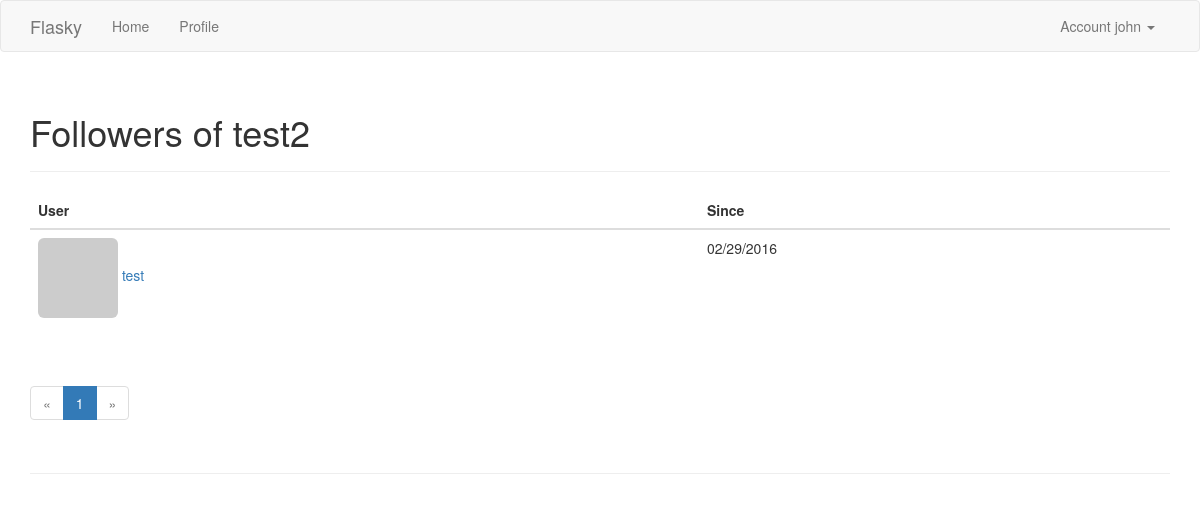
The app's page /follower/test2 (signed in) with its own data.
### app/models.py (models this page shows, shortened)
class User(UserMixin, db.Model):
    id = db.Column(db.Integer, primary_key=True)
    username = db.Column(db.String(64), unique=True, index=True)
    email = db.Column(db.String(64), unique=True, index=True)
    role_id = db.Column(db.Integer, db.ForeignKey('role.id'))
    password_hash = db.Column(db.String(128))
    confirmed = db.Column(db.Boolean, default=False)
    name = db.Column(db.String(64))
    location = db.Column(db.String(64))
    about_me = db.Column(db.Text)
    member_since = db.Column(db.DateTime, default=datetime.utcnow)
    last_seen = db.Column(db.DateTime, default=datetime.utcnow)
    avatar_hash = db.Column(db.String(32))
    posts = db.relationship('Post', backref='author', lazy='dynamic')
    followed = db.relationship('Follow', foreign_keys=[Follow.follower_id],
                               backref=db.backref('follower', lazy='joined'),
                               lazy='dynamic', cascade='all, delete-orphan')
    follower = db.relationship('Follow', foreign_keys=[Follow.followed_id],
                               backref=db.backref('followed', lazy='joined'),
                               lazy='dynamic', cascade='all, delete-orphan')
    @property
    def password(self):
        raise AttributeError('password is not a readable attribute')
    def ping(self):
        self.last_seen = datetime.utcnow()
        db.session.add(self)
    def gravatar(self, size=100, default='identicon', rating='g'):
        url = 'https://secure.gravatar.com/avatar' if request.is_secure else 'http://www.gravatar.com/avatar'
        hash = self.avatar_hash or hashlib.md5(self.email.encode('utf-8')).hexdigest()
        return '{url}/{hash}?s={size}&d={default}&r={rating}'.format(
                url=url, hash=hash, size=size, default=default, rating=rating)

class Follow(db.Model):
    follower_id = db.Column(db.Integer, db.ForeignKey('user.id'), primary_key=True)
    followed_id = db.Column(db.Integer, db.ForeignKey('user.id'), primary_key=True)
    timestamp = db.Column(db.DateTime, default=datetime.utcnow)

### app/main/views.py (the view)
@main.route('/follower/<username>')
@login_required
def follower(username):
    user = User.query.filter_by(username=username).first()
    if not user:
        flash('Invalid user.')
        return redirect(url_for('.index'))
    page = request.args.get('page', 1, type=int)
    pagination = user.follower.order_by(Follow.timestamp.desc()).paginate(
                    page=page,
                    per_page=current_app.config['FLASKY_POSTS_PER_PAGE'],
                    error_out=False)
    follows = [{'user': eitem.follower, 'timestamp': eitem.timestamp}
               for eitem in pagination.items]
    return render_template('follower.html', pagination=pagination, user=user,
                           follows=follows, title='Followers of')

### app/auth/views.py (called while the page is built)
@auth.before_app_request
def before_request():
    if current_user.is_authenticated:
        current_user.ping()
        if not current_user.confirmed and request.endpoint[:5] != 'auth.' \
                and request.endpoint != 'static':
            return redirect(url_for('auth.unconfirmed'))

### app/main/__init__.py (called while the page is built)
@main.app_context_processor
def inject_permissions():
    return dict(Permission=Permission)

### app/models.py (called while the page is built)
@login_manager.user_loader
def load_user(user_id):
    return User.query.get(int(user_id))

### app/templates/follower.html
{% extends "base.html" %}
{% import "_macros.html" as macros %}
{% block page_content %}
<div class="page-header">
  <h1>{{ title }} {{ user.username }}</h1>
</div>
<table class="table table-hover followers">
  <thead>
    <tr>
      <th>User</th>
      <th>Since</th>
    </tr>
  </thead>
  <tbody>
    {% for follow in follows %}
    <tr>
      <td>
        <a href="{{ url_for('.user', username=follow.user.username) }}">
          <img class="img-rounded" src="{{ follow.user.gravatar(size=32) }}">
          {{ follow.user.username }}
        </a>
      </td>
      <td>{{ moment(follow.timestamp).format('L') }}</td>
    </tr>
    {% endfor %}
  </tbody>
</table>
<div class="pagination">
    {{ macros.pagination_widget(pagination, request.endpoint, username=user.username) }}
</div>
{% endblock %}

### app/templates/base.html (shortened to what this page needs)
{% extends "bootstrap/base.html" %}
{% block head %}
{{ super() }}
<link rel="stylesheet" type="text/css" href="{{ url_for('static', filename='styles.css') }}">
{% endblock%}
{% block navbar %}
<div class="navbar navbar-default" role="navigation">
  <div class="container">
    <div class="navbar-header">
      <a class="navbar-brand" href="/">Flasky</a>
    </div>
    <div class="navbar-collapse collapse">
      <ul class="nav navbar-nav">
        <li><a href="/">Home</a></li>
        {% if current_user.is_authenticated %}
        <li><a href="{{ url_for('main.user', username=current_user.username) }}">Profile</a></li>
        {% endif %}
      </ul>
      <ul class="nav navbar-nav navbar-right">
        {% if current_user.is_authenticated %}
        <li class="dropdown">
          <a href="#" class="dropdown-toggle" data-toggle="dropdown">
            Account {{ current_user.username }} <b class="caret"></b>
          </a>
        </li>
        {% else %}
        <li><a href="{{ url_for('auth.login') }}">Log In</a></li>
        {% endif %}
      </ul>
    </div>
  </div>
</div>
{% endblock %}
{% block content %}
<div class="container">
  <div class="page-header">
    {% block page_content %}{% endblock %}
  </div>
</div>
{% endblock %}

### records on screen
User: username "john"
User: username "test2"
User: user.username "test"
Follow: timestamp "02/29/2016"

### other values on screen
{{ title }} "Followers of"
{{ p }} "1"
